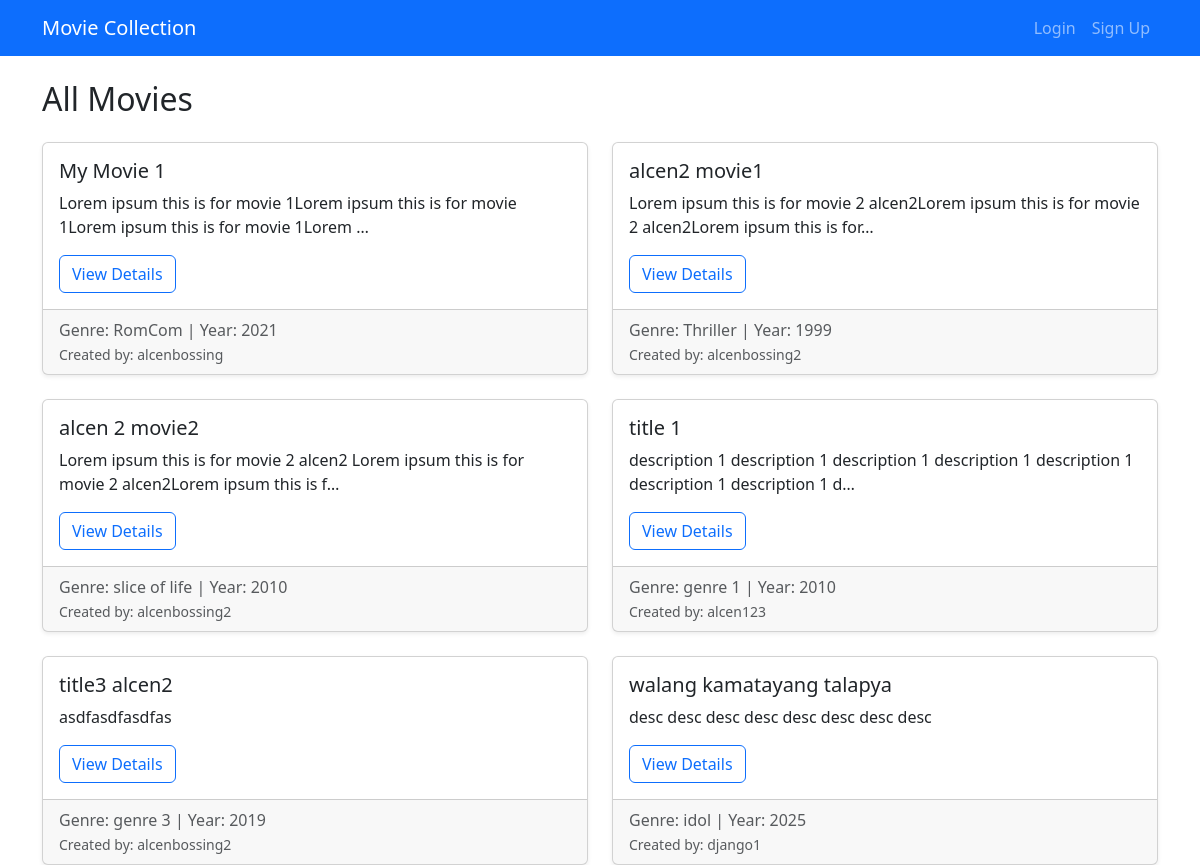
Page /movies/ on the committed database.
### moviecollection/models.py (models this page shows, shortened)
class Movie(models.Model):
    title = models.CharField(max_length=200)
    genre = models.CharField(max_length=100)
    release_year = models.IntegerField()
    description = models.TextField()
    owner = models.ForeignKey(User, on_delete=models.CASCADE, related_name='movies')
    created_at = models.DateTimeField(auto_now_add=True)
    updated_at = models.DateTimeField(auto_now=True)

### moviecollection/views.py (the view)
# urls.py: path('movies/', views.all_movies, name='all_movies'),
def all_movies(request):
    movies = Movie.objects.all()
    return render(request, 'moviecollection/all_movies.html', {'movies': movies})

### moviecollection/templates/moviecollection/all_movies.html (shortened to what this page needs)
{% extends 'base.html' %}
{% block content %}
<h2 class="mb-4">All Movies</h2>
<div class="row row-cols-1 row-cols-md-2 g-4">
    {% for movie in movies %}
    <div class="col">
        <div class="card h-100 shadow-sm">
            <div class="card-body">
                <h5 class="card-title">{{ movie.title }}</h5>
                <p class="card-text">{{ movie.description|truncatechars:100 }}</p>
                <a href="{% url 'movie_detail' movie.id %}" class="btn btn-outline-primary">View Details</a>
            </div>
            <div class="card-footer text-muted">
                Genre: {{ movie.genre }} | Year: {{ movie.release_year }}<br>
                <small>Created by: {{ movie.owner.username }}</small>
            </div>
        </div>
    </div>
    {% empty %}
    <p>No movies found.</p>
    {% endfor %}
</div>
{% endblock %}

### moviecollection/templates/base.html (shortened to what this page needs)
<!DOCTYPE html>
<html lang="en">
<head>
    <link href="https://cdn.jsdelivr.net/npm/bootstrap@5.3.0/dist/css/bootstrap.min.css" rel="stylesheet">
</head>
<body>
    <nav class="navbar navbar-expand-lg navbar-dark bg-primary mb-4">
        <div class="container">
            <a class="navbar-brand" href="{% url 'all_movies' %}">Movie Collection</a>
            <div class="collapse navbar-collapse" id="navbarNav">
                <ul class="navbar-nav ms-auto">
                    {% if user.is_authenticated %}
                        <li class="nav-item">
                            <a class="nav-link" href="{% url 'home' %}">{{ user.username }}'s Collection</a>
                        </li>
                        <li class="nav-item">
                            <form method="POST" action="{% url 'logout' %}" class="nav-link">
                                {% csrf_token %}
                                <button type="submit" class="btn " style="padding: 0; margin: 0;">Logout</button>
                            </form>
                        </li>
                    {% else %}
                        <li class="nav-item">
                            <a class="nav-link" href="{% url 'login' %}">Login</a>
                        </li>
                        <li class="nav-item" >
                            <a class="nav-link" href="{% url 'signup' %}">Sign Up</a>
                        </li>
                    {% endif %}
                </ul>
            </div>
        </div>
    </nav>
    <div class="container">
        {% block content %}
        {% endblock %}
    </div>
</body>
</html>

### rows in the picture
Movie: title "My Movie 1", description "Lorem ipsum this is for movie 1Lorem ipsum this is for movie 1Lorem ipsum this is for movie 1Lorem …", genre "RomCom", release_year "2021", owner.username "alcenbossing"
Movie: title "alcen2 movie1", description "Lorem ipsum this is for movie 2 alcen2Lorem ipsum this is for movie 2 alcen2Lorem ipsum this is for…", genre "Thriller", release_year "1999", owner.username "alcenbossing2"
Movie: title "alcen 2 movie2", description "Lorem ipsum this is for movie 2 alcen2 Lorem ipsum this is for movie 2 alcen2Lorem ipsum this is f…", genre "slice of life", release_year "2010", owner.username "alcenbossing2"
Movie: title "title 1", description "description 1 description 1 description 1 description 1 description 1 description 1 description 1 d…", genre "genre 1", release_year "2010", owner.username "alcen123"
Movie: title "title3 alcen2", description "asdfasdfasdfas", genre "genre 3", release_year "2019", owner.username "alcenbossing2"
Movie: title "walang kamatayang talapya", description "desc desc desc desc desc desc desc desc", genre "idol", release_year "2025", owner.username "django1"
